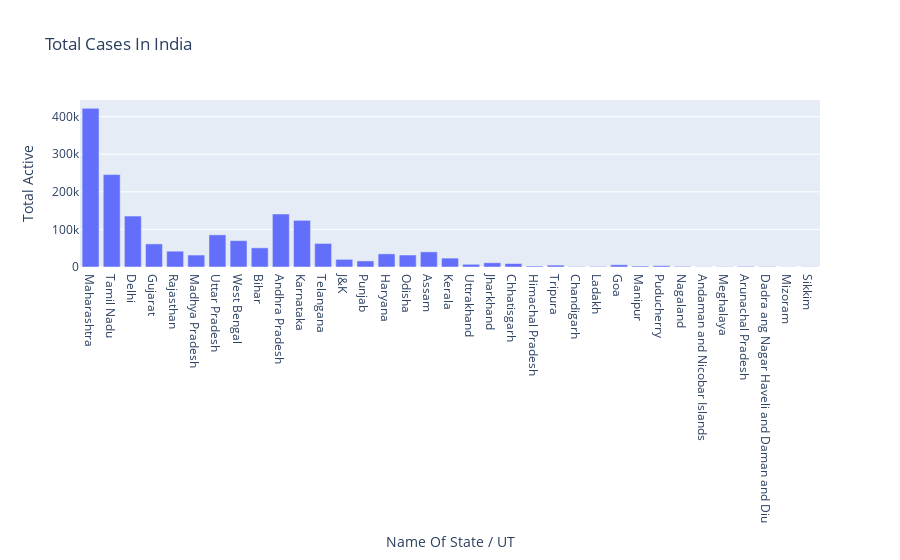

Write notebook code for a chart like this one.
### Code cell
fig=plt.figure()
axes=fig.add_axes([0,0,1,1])
axes.bar(data['Name Of State / UT'],data['Total Confirmed cases'])
axes.set_title("Total Confirmed Cases in India")
axes.set_xlabel("Name Of State / UT")
axes.set_ylabel("Total Confirmed Case")
plt.show()

fig=go.Figure()
fig.add_trace(go.Bar(x=data['Name Of State / UT'],y=data['Total Confirmed cases']))
fig.update_layout(title='Total Cases In India',xaxis=dict(title='Name Of State / UT'),yaxis=dict(title='Total Active'))
fig.show()

### Figure 1 — Plotly figure (JSON) as saved in the notebook; plotly's stock layout.template omitted (floating-point values rounded to 4 significant figures)
{"data": [{"type": "bar", "x": ["Maharashtra", "Tamil Nadu", "Delhi", "Gujarat", "Rajasthan", "Madhya Pradesh", "Uttar Pradesh", "West Bengal", "Bihar", "Andhra Pradesh", "Karnataka", "Telangana", "J&K", "Punjab", "Haryana", "Odisha", "Assam", "Kerala", "Uttrakhand", "Jharkhand", "Chhatisgarh", "Himachal Pradesh", "Tripura", "Chandigarh", "Ladakh", "Goa", "Manipur", "Puducherry", "Nagaland", "Andaman and Nicobar Islands", "Meghalaya", "Arunachal Pradesh", "Dadra ang Nagar Haveli and Daman and Diu", "Mizoram", "Sikkim"], "y": [422118, 245859, 135598, 61438, 42083, 31806, 85461, 70188, 50987, 140933, 124115, 62703, 20359, 16119, 34965, 31877, 40270, 23614, 7183, 11314, 9192, 2564, 4996, 1051, 1404, 5913, 2621, 3472, 1693, 548, 823, 1591, 1149, 408, 639]}], "layout": {"title": {"text": "Total Cases In India"}, "xaxis": {"title": {"text": "Name Of State / UT"}}, "yaxis": {"title": {"text": "Total Active"}}}}
